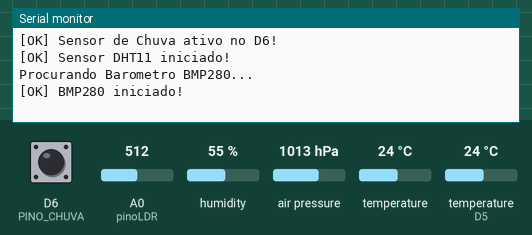
The sketch below on a simulated ESP8266 (NodeMCU). Parts: the last lines printed to the serial monitor. The inputs (shaded band) are chosen by the test bench; at power-on: humidity 55 %, air pressure 1013 hPa, A0 (pinoLDR) = 512, D6 (PINO_CHUVA) HIGH, temperature 24 °C, temperature (sensor on D5) 24 °C. WiFi joins after 1.5 s; servers stay silent unless stated; the local clock reads 2024-03-15 10:24:30 at power-on unless the sketch sets it.

Above: at 2.8 s.
2.9 s: humidity set to 22 %
At 6.1 s:
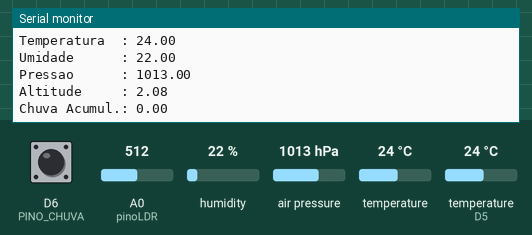
6.5 s: air pressure set to 952 hPa
9.9 s: A0 (pinoLDR) set to 710
At 11.4 s:
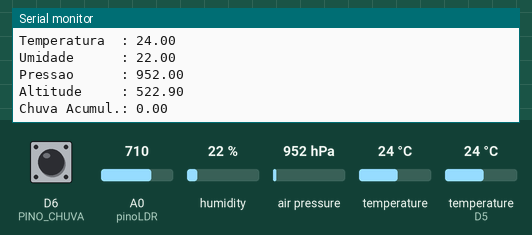
13.3 s: D6 (PINO_CHUVA) pulled LOW for 2.95 s
At 16.4 s:
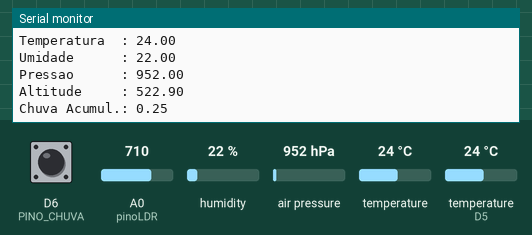

The sketch:

estacao.ino
```cpp
// =====================================================================================
// PROJETO: ESTAÇÃO METEOROLÓGICA IOT COMPLETA (ESP8266 + FIREBASE)
// =====================================================================================

// Importação das Bibliotecas necessárias
#include <ESP8266WiFi.h>      // Conexão Wi-Fi
#include <FirebaseESP8266.h>  // Conexão com Firebase (Mobizt)
#include <time.h>             // Sincronização de Data e Hora
#include <Wire.h>             // Comunicação I2C
#include <Adafruit_Sensor.h>  // Base de sensores
#include <Adafruit_BMP280.h>  // Barômetro
#include <DHT.h>              // Sensor de Umidade

// [FUTURO LCD] Descomente a linha abaixo quando for instalar a tela LCD
// #include <LiquidCrystal_I2C.h>

// =====================================================
// 1. CONFIGURAÇÕES DA REDE WI-FI E FIREBASE
// =====================================================
#define WIFI_SSID "Loira do banheiro"
#define WIFI_PASSWORD "arrozemanueca"

#define FIREBASE_HOST "estacao-fisica-lab-if-default-rtdb.firebaseio.com"
#define FIREBASE_AUTH "KsBqqQ89BK5C5AYl2BoKSdQUNSyII2qQmyRfvBdN"

// =====================================================
// 2. PINAGEM DOS SENSORES E DISPLAY
// =====================================================
const int pinoLDR = A0;      // Sensor de Luz (LDR)

#define DHTPIN D5            // Sensor de Umidade DHT11
#define DHTTYPE DHT11
DHT dht(DHTPIN, DHTTYPE);

const int PINO_CHUVA = D6;   // Sensor Hall do Pluviômetro (Chuva)

// [FUTURO VENTO] Descomente quando for plugar o sensor do anemômetro
// const int PINO_VENTO = D7;

// Barômetro BMP280 (Ligado nos pinos I2C: D1 e D2)
Adafruit_BMP280 bmp;

// [FUTURO LCD] Descomente a linha abaixo quando instalar a tela
// LiquidCrystal_I2C lcd(0x27, 16, 2);

// =====================================================
// 3. VARIÁVEIS DOS SENSORES ROTINEIROS
// =====================================================
int valorLDR = 0;
String ultimaCondicaoSalva = "";

float pressao = 0.0;
float temperaturaBMP = 0.0;
float altitude = 0.0;
float umidade = 0.0;

// [FUTURO LCD] Variável de controle das telas
// int telaAtual = 0;

unsigned long tempoAnteriorSensores = 0;
const unsigned long intervaloSensores = 5000; // Lê sensores a cada 5 segundos

unsigned long tempoAnteriorWiFi = 0;
const unsigned long intervaloWiFi = 5000;

// =====================================================
// 4. VARIÁVEIS DE INTERRUPÇÃO (CHUVA E VENTO)
// =====================================================
// CHUVA
volatile int cliquesChuva = 0;
volatile unsigned long tempoUltimoChuva = 0;
volatile bool atualizarChuvaFirebase = false;
const unsigned long cooldownChuva = 150;     // Evita pulso duplo do ímã da chuva
const float MILIMETROS_POR_BASCULA = 0.25;
float chuvaAcumulada = 0.0;
String horaUltimoClique = "--:--:--";
int ultimoDia = 0;

// [FUTURO VENTO] Variáveis para o cálculo da velocidade do vento
// volatile int cliquesVento = 0;
// float vento_kmh = 0.0;
// const float FATOR_VENTO = 1.5; // Calibração do cata-vento para km/h

// =====================================================
// 5. INSTÂNCIAS DO FIREBASE
// =====================================================
FirebaseData firebaseData;
FirebaseAuth auth;
FirebaseConfig config;

// =====================================================
// DECLARAÇÃO DE FUNÇÕES
// =====================================================
void conectarWiFi();
void configurarFirebase();
void sincronizarHora();
void enviarAoFirebase();
void salvarNoHistorico();
void salvarResumoDiario();
void verificarResetDaMeiaNoite();
String obterHoraAtual();
String obterDataAtual();
String obterCategoriaLDR(int v);

// =====================================================
// INTERRUPÇÕES DE HARDWARE
// =====================================================
void ICACHE_RAM_ATTR contarChuva() {
  unsigned long tempoAtual = millis();
  if (tempoAtual - tempoUltimoChuva > cooldownChuva) {
    cliquesChuva++;
    tempoUltimoChuva = tempoAtual;
    atualizarChuvaFirebase = true;
  }
}

// [FUTURO VENTO] Função disparada pelo ímã do anemômetro
// void ICACHE_RAM_ATTR contarVento() {
//   cliquesVento++;
// }

// =====================================================
// SETUP (INICIALIZAÇÃO)
// =====================================================
void setup() {
  Serial.begin(115200);
  Wire.begin();

  // [FUTURO LCD] Descomente as linhas abaixo para ligar a tela no setup
  // lcd.init();
  // lcd.backlight();
  // lcd.setCursor(0, 0); lcd.print("Estacao IoT");
  // lcd.setCursor(0, 1); lcd.print("Iniciando...");

  // Configurações das Interrupções da Chuva
  pinMode(PINO_CHUVA, INPUT_PULLUP);
  attachInterrupt(digitalPinToInterrupt(PINO_CHUVA), contarChuva, FALLING);
  Serial.println("\n[OK] Sensor de Chuva ativo no D6!");

  // [FUTURO VENTO] Configurações da Interrupção do Vento
  // pinMode(PINO_VENTO, INPUT_PULLUP);
  // attachInterrupt(digitalPinToInterrupt(PINO_VENTO), contarVento, FALLING);
  // Serial.println("[OK] Sensor de Vento ativo no D7!");

  // Inicia Sensores
  dht.begin();
  Serial.println("[OK] Sensor DHT11 iniciado!");

  Serial.println("Procurando Barometro BMP280...");
  if (!bmp.begin(0x76) && !bmp.begin(0x77)) {
    Serial.println("[ERRO CRITICO] BMP280 nao encontrado!");
  } else {
    Serial.println("[OK] BMP280 iniciado!");
  }

  // Conexões de Rede e Firebase
  conectarWiFi();
  sincronizarHora();
  configurarFirebase();

  // Leituras base iniciais
  valorLDR = analogRead(pinoLDR);
  ultimaCondicaoSalva = obterCategoriaLDR(valorLDR);

  time_t agora = time(nullptr);
  struct tm* timeInfo = localtime(&agora);
  ultimoDia = timeInfo->tm_mday;

  // [FUTURO LCD] Descomente para informar que conectou
  // lcd.clear();
  // lcd.setCursor(0, 0);
  // lcd.print("Conectado!");
  // delay(1000);
}

// =====================================================
// LOOP PRINCIPAL
// =====================================================
void loop() {
  verificarResetDaMeiaNoite();

  // Controle de queda de rede Wi-Fi
  if (WiFi.status() != WL_CONNECTED) {
    unsigned long tempoAtual = millis();
    if (tempoAtual - tempoAnteriorWiFi >= intervaloWiFi) {
      tempoAnteriorWiFi = tempoAtual;
      Serial.println("[WIFI] Reconectando...");
      WiFi.disconnect();
      WiFi.begin(WIFI_SSID, WIFI_PASSWORD);
    }
  }

  unsigned long tempoAtual = millis();

  // TRATAMENTO ASSÍNCRONO: CHUVA
  if (atualizarChuvaFirebase && WiFi.status() == WL_CONNECTED) {
    atualizarChuvaFirebase = false;
    horaUltimoClique = obterHoraAtual();
    chuvaAcumulada = cliquesChuva * MILIMETROS_POR_BASCULA;

    enviarAoFirebase();
    salvarNoHistorico();
  }

  // LEITURA GERAL DE SENSORES (A CADA 5 SEGUNDOS)
  if (tempoAtual - tempoAnteriorSensores >= intervaloSensores) {
    tempoAnteriorSensores = tempoAtual;

    // Leitura Estática
    valorLDR = analogRead(pinoLDR);
    pressao = bmp.readPressure() / 100.0F;
    temperaturaBMP = bmp.readTemperature();
    altitude = bmp.readAltitude(1013.25);
    umidade = dht.readHumidity();
    chuvaAcumulada = cliquesChuva * MILIMETROS_POR_BASCULA;

    // [FUTURO VENTO] Cálculo do Vento
    // vento_kmh = (cliquesVento / 5.0) * FATOR_VENTO;
    // cliquesVento = 0; // Zera para ler os próximos 5 segundos

    // Serial Print (Para debugar no Computador)
    Serial.println("\n--- LEITURA ---");
    Serial.print("Luz (Bruto)  : "); Serial.println(valorLDR);
    Serial.print("Temperatura  : "); Serial.println(temperaturaBMP);
    Serial.print("Umidade      : "); Serial.println(umidade);
    Serial.print("Pressao      : "); Serial.println(pressao);
    Serial.print("Altitude     : "); Serial.println(altitude);
    Serial.print("Chuva Acumul.: "); Serial.println(chuvaAcumulada);

    // [FUTURO VENTO] Print do vento no monitor serial
    // Serial.print("Vento        : "); Serial.println(vento_kmh);

    // ==============================================================
    // [FUTURO LCD] ATUALIZAÇÃO DO DISPLAY LCD (Rodízio)
    // Descomente todo esse bloco abaixo quando a tela for instalada
    // ==============================================================
    /*
    lcd.clear();
    if (telaAtual == 0) {
      lcd.setCursor(0, 0); lcd.print("Temp: "); lcd.print(temperaturaBMP, 1); lcd.print("C");
      lcd.setCursor(0, 1); lcd.print("Umid: "); lcd.print(umidade, 0); lcd.print("%");
      telaAtual = 1;
    }
    else if (telaAtual == 1) {
      lcd.setCursor(0, 0); lcd.print("Chuva: "); lcd.print(chuvaAcumulada, 2); lcd.print("mm");
      lcd.setCursor(0, 1); lcd.print("Vento: "); lcd.print(vento_kmh, 1); lcd.print("km/h");
      telaAtual = 2;
    }
    else if (telaAtual == 2) {
      lcd.setCursor(0, 0); lcd.print("Pres: "); lcd.print(pressao, 0); lcd.print("hPa");
      lcd.setCursor(0, 1); lcd.print(obterCategoriaLDR(valorLDR).substring(0, 16));
      telaAtual = 0;
    }
    */
    // ==============================================================

    // Envia dados completos para o Firebase (Para atualizar a aba "Painel")
    if (WiFi.status() == WL_CONNECTED) {
      enviarAoFirebase();
    }

    // Salva ponto no histórico apenas se o clima mudou visualmente
    String condicaoAtual = obterCategoriaLDR(valorLDR);
    if (condicaoAtual != ultimaCondicaoSalva) {
      if (WiFi.status() == WL_CONNECTED) {
        salvarNoHistorico();
        ultimaCondicaoSalva = condicaoAtual;
      }
    }
  }

  delay(10); // Pausa de estabilidade
}

// =====================================================
// FUNÇÕES AUXILIARES DE CÁLCULO E CONEXÃO
// =====================================================
String obterCategoriaLDR(int v) {
  if (v < 200) return "Muito escuro";
  if (v < 400) return "Nublado";
  if (v < 700) return "Parcialmente nublado";
  return "Plena luz solar";
}

void conectarWiFi() {
  WiFi.mode(WIFI_STA);
  WiFi.disconnect(); delay(100);
  WiFi.begin(WIFI_SSID, WIFI_PASSWORD);
  int t = 0; while (WiFi.status() != WL_CONNECTED && t < 30) { delay(500); t++; }
}

void sincronizarHora() {
  configTime(-3 * 3600, 0, "pool.ntp.br", "time.google.com");
  int t = 0; while (time(nullptr) < 1000000000l && t < 20) { delay(500); t++; }
}

void configurarFirebase() {
  config.host = FIREBASE_HOST;
  config.signer.tokens.legacy_token = FIREBASE_AUTH;
  Firebase.begin(&config, &auth);
  Firebase.reconnectWiFi(true);
}

String obterHoraAtual() {
  time_t agora = time(nullptr); struct tm* timeInfo = localtime(&agora); char buffer[9];
  sprintf(buffer, "%02d:%02d:%02d", timeInfo->tm_hour, timeInfo->tm_min, timeInfo->tm_sec); return String(buffer);
}

String obterDataAtual() {
  time_t agora = time(nullptr); struct tm* timeInfo = localtime(&agora); char buffer[11];
  sprintf(buffer, "%02d/%02d/%04d", timeInfo->tm_mday, timeInfo->tm_mon + 1, timeInfo->tm_year + 1900); return String(buffer);
}

void enviarAoFirebase() {
  if (WiFi.status() != WL_CONNECTED) return;
  FirebaseJson json;
  json.set("luminosidade", valorLDR);
  json.set("pressao", pressao);
  json.set("temperatura", temperaturaBMP);
  json.set("altitude", altitude);
  json.set("chuva_mm", chuvaAcumulada);
  json.set("cliques_chuva", cliquesChuva);
  json.set("hora_ultima_chuva", horaUltimoClique);

  // [FUTURO VENTO] Descomente para enviar ao painel do site
  // json.set("vento_kmh", vento_kmh);

  if (!isnan(umidade)) { json.set("umidade", umidade); }
  Firebase.updateNode(firebaseData, "/estacao", json);
}

void salvarNoHistorico() {
  if (WiFi.status() != WL_CONNECTED) return;
  FirebaseJson json;
  json.set("data", obterDataAtual());
  json.set("hora", obterHoraAtual());
  json.set("luminosidade", valorLDR);
  json.set("pressao", pressao);
  json.set("temperatura", temperaturaBMP);
  json.set("altitude", altitude);
  json.set("chuva_mm", chuvaAcumulada);

  // [FUTURO VENTO] Descomente para salvar nos relatórios do site
  // json.set("vento_kmh", vento_kmh);

  if (!isnan(umidade)) { json.set("umidade", umidade); }
  Firebase.push(firebaseData, "/historico", json);
}

void salvarResumoDiario() {
  if (WiFi.status() != WL_CONNECTED) return;
  FirebaseJson json;
  json.set("data", obterDataAtual());
  json.set("chuva_total", chuvaAcumulada);
  Firebase.push(firebaseData, "/resumos_diarios", json);
}

void verificarResetDaMeiaNoite() {
  time_t agora = time(nullptr);
  struct tm* timeInfo = localtime(&agora);
  int diaAtual = timeInfo->tm_mday;

  if (diaAtual != ultimoDia && diaAtual > 0 && ultimoDia > 0) {
    salvarResumoDiario();
    cliquesChuva = 0;
    chuvaAcumulada = 0.0;
    ultimoDia = diaAtual;
    if (WiFi.status() == WL_CONNECTED) {
      enviarAoFirebase();
      salvarNoHistorico();
    }
  }
}
```

Measured:
- after the input at 2.9 s, the serial monitor: prints a new line after 2.1 s (image 1)
- after the input at 9.9 s, the serial monitor: prints a new line after 0.14 s (image 2)
- after the input at 13.3 s, the serial monitor: prints a new line after 1.7 s (image 3)
